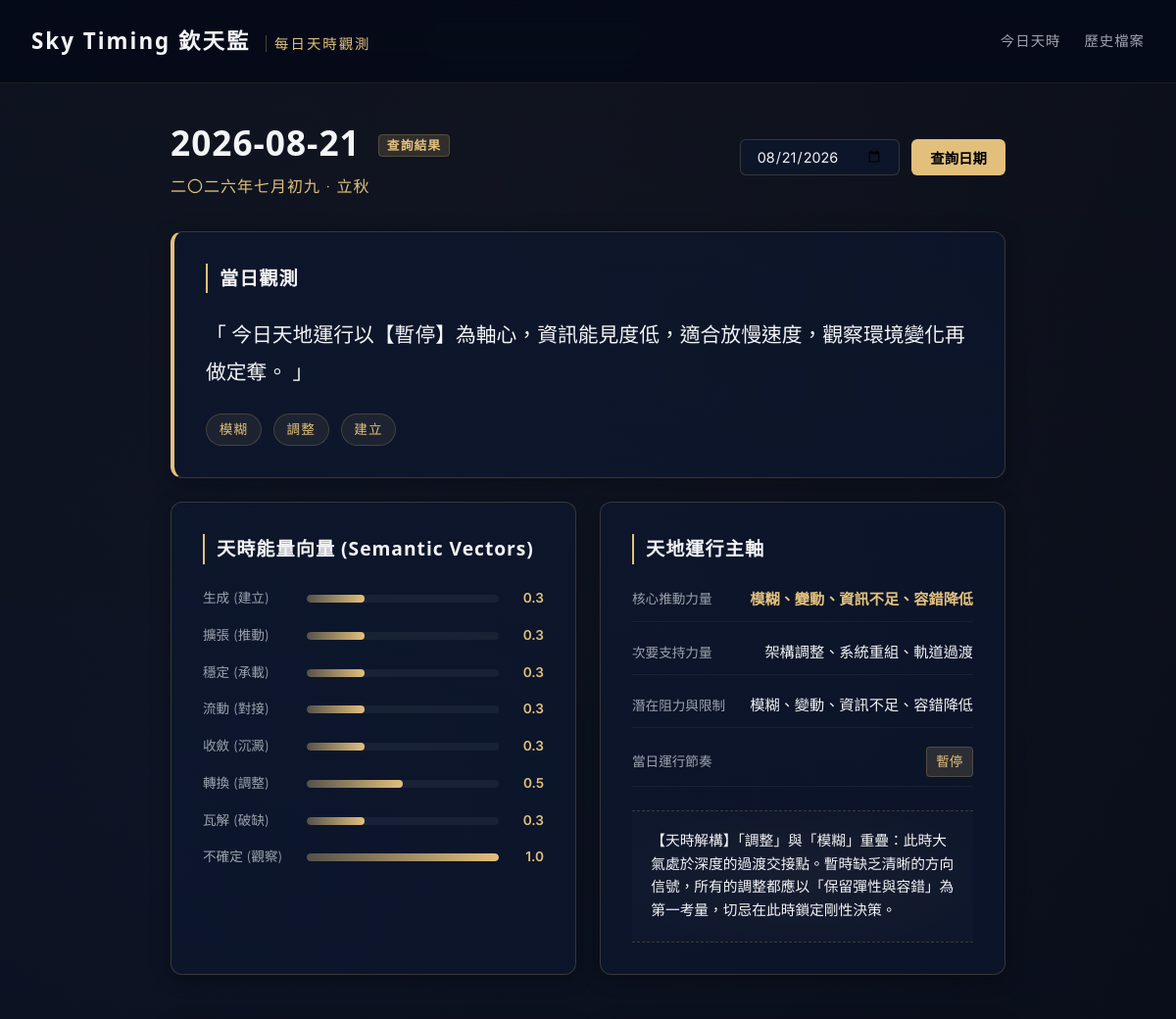
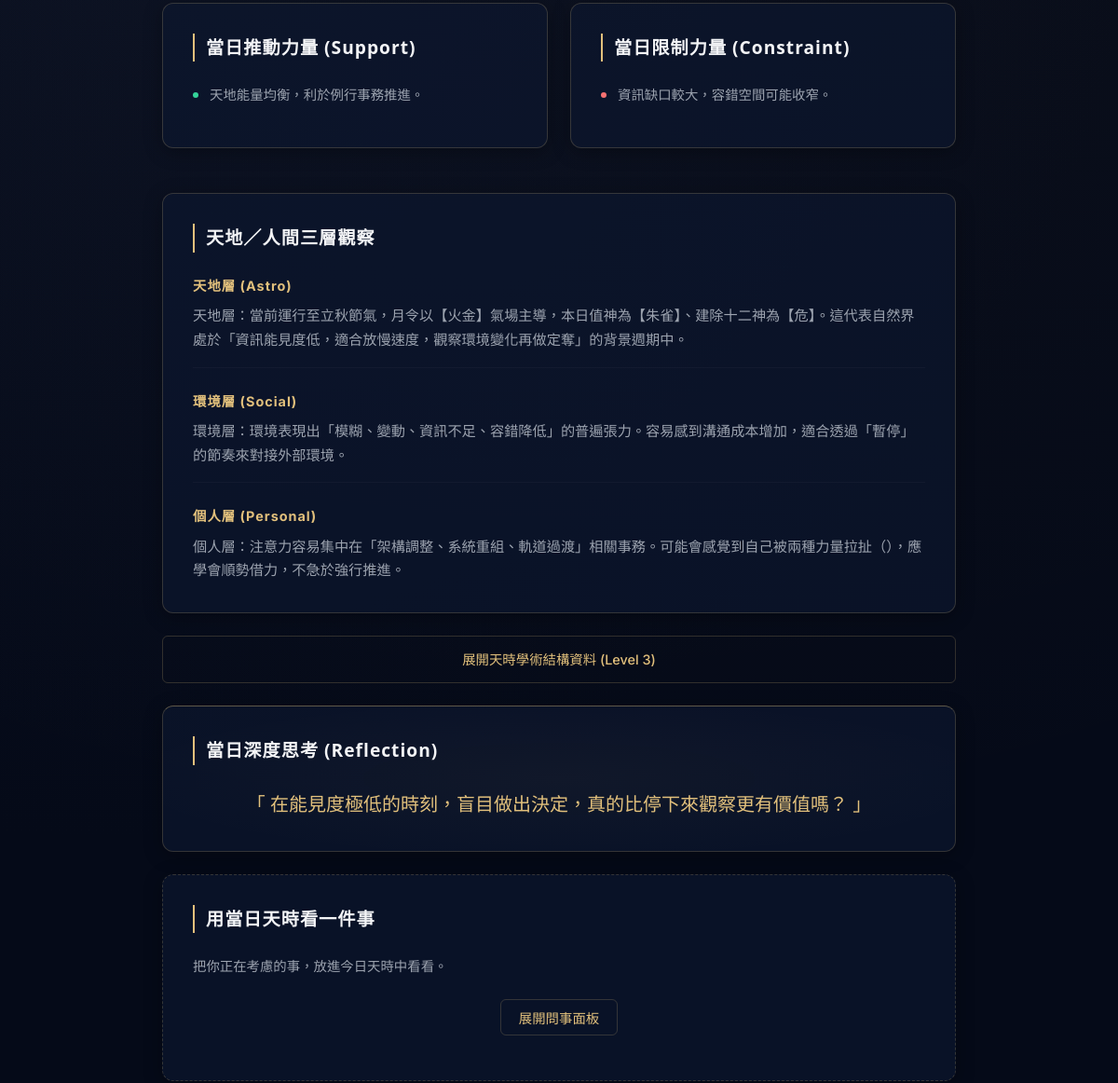
Before: /date/2026-08-21 (upper part) with the older database file (2 pictures, top to bottom).
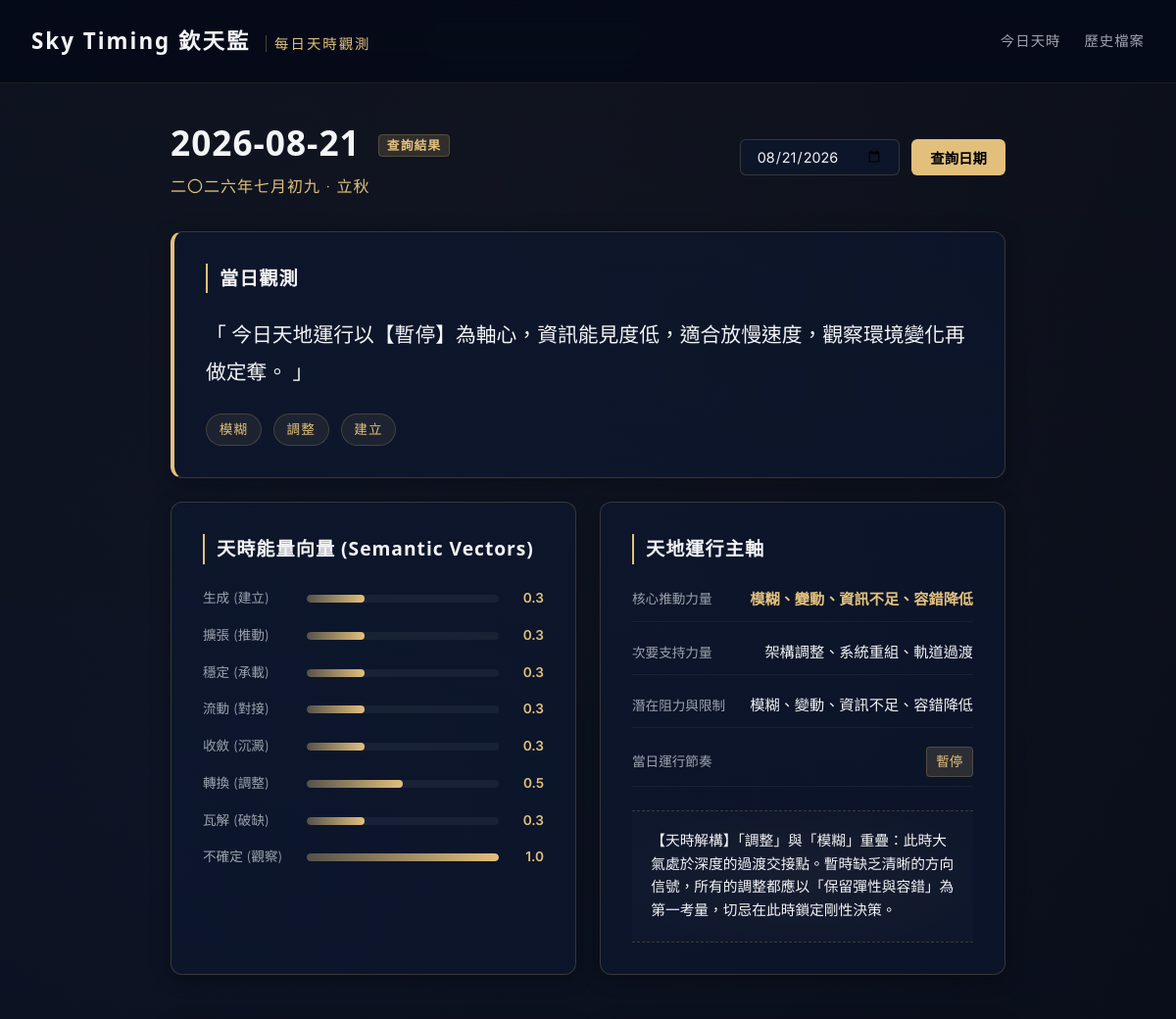
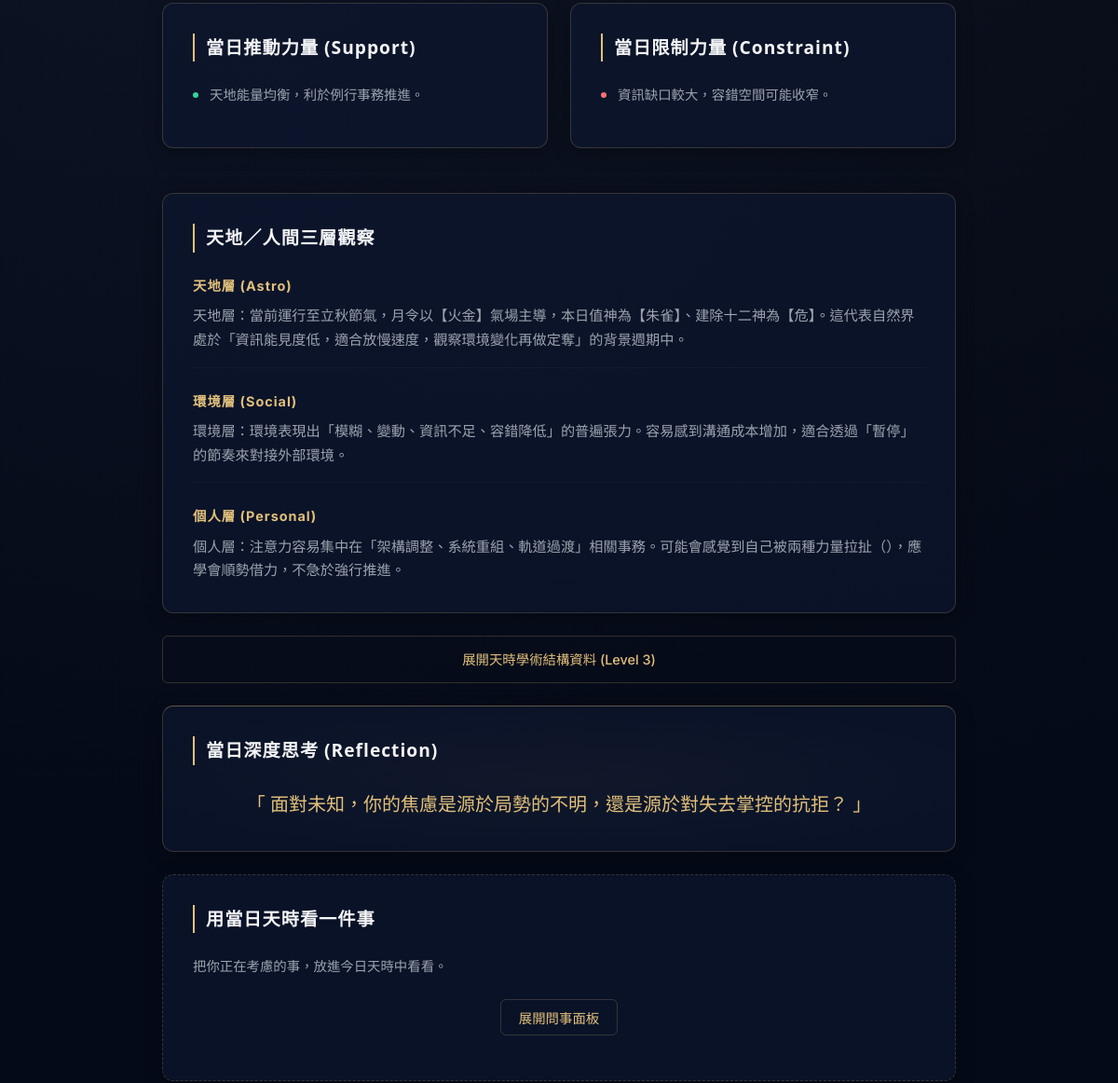
After: the same page with the newer database file (2 pictures, top to bottom).
### tables this page shows
CREATE TABLE daily_states (
            id INTEGER PRIMARY KEY AUTOINCREMENT,
            date TEXT NOT NULL,
            timezone TEXT NOT NULL,
            city TEXT NOT NULL,
            raw_timing_data TEXT NOT NULL,
            semantic_vectors TEXT NOT NULL,
            primary_force TEXT NOT NULL,
            secondary_force TEXT NOT NULL,
            constraint_force TEXT NOT NULL,
            daily_rhythm TEXT NOT NULL,
            daily_summary TEXT NOT NULL,
            reflection_question TEXT NOT NULL,
            created_at TEXT NOT NULL,
            UNIQUE(date, timezone, city)
        );

### app.py (the view)
@app.get("/date/{date_str}", response_class=HTMLResponse)
def read_date(request: Request, date_str: str):
    try:
        datetime.strptime(date_str, "%Y-%m-%d")
    except ValueError:
        raise HTTPException(status_code=400, detail="Invalid date format. Use YYYY-MM-DD.")
    state = get_or_create_state(date_str)
    return templates.TemplateResponse(request=request, name="date.html", context={"request": request, "state": state})

### templates/date.html (shortened to what this page needs)
<!DOCTYPE html>
<html lang="zh-TW">
<head>
    <link rel="stylesheet" href="/static/style.css">
</head>
<body>
    <header class="app-header">
        <div class="logo">Sky Timing 欽天監 <span>每日天時觀測</span></div>
        <nav class="app-nav">
            <a href="/">今日天時</a>
            <a href="/archive">歷史檔案</a>
        </nav>
    </header>
    <main class="container">
        <section class="date-selector-section">
            <div class="current-date-info">
                <h1>{{ state.date }} <span class="date-badge">查詢結果</span></h1>
                <p class="lunar-calendar-text">{{ state.raw_timing_data.lunar_date }} · {{ state.raw_timing_data.solar_term }}</p>
            </div>
            <div class="selector-controls">
                <input type="date" id="dateQuery" value="{{ state.date }}">
                <button onclick="queryDate()" class="btn-gold">查詢日期</button>
            </div>
        </section>
        <section class="card one-liner-card">
            <h2>當日觀測</h2>
            <p class="one-liner-text">「 {{ state.content.one_liner }} 」</p>
            <div class="keywords-row">
                {% for kw in state.content.keywords %}
                <span class="keyword-tag">{{ kw }}</span>
                {% endfor %}
            </div>
        </section>
        <section class="grid-2">
            <div class="card">
                <h2>天時能量向量 (Semantic Vectors)</h2>
                <div class="vector-chart">
                    {% for name, val in state.formatted_vectors.items() %}
                    <div class="vector-bar-row">
                        <span class="vector-label">{{ name }}</span>
                        <div class="bar-container">
                            <div class="bar-fill" style="width: {{ val * 100 }}%"></div>
                        </div>
                        <span class="vector-value">{{ val }}</span>
                    </div>
                    {% endfor %}
                </div>
            </div>
            <div class="card">
                <h2>天地運行主軸</h2>
                <div class="forces-info">
                    <div class="force-item">
                        <span class="force-title">核心推動力量</span>
                        <span class="force-val gold-text">{{ state.primary_force }}</span>
                    </div>
                    <div class="force-item">
                        <span class="force-title">次要支持力量</span>
                        <span class="force-val">{{ state.secondary_force }}</span>
                    </div>
                    <div class="force-item">
                        <span class="force-title">潛在阻力與限制</span>
                        <span class="force-val">{{ state.constraint_force }}</span>
                    </div>
                    <div class="force-item">
                        <span class="force-title">當日運行節奏</span>
                        <span class="force-val rhythm-badge">{{ state.daily_rhythm }}</span>
                    </div>
                </div>
                {% if state.content.synthesis %}
                <div class="synthesis-block">
                    <p class="synthesis-text">{{ state.content.synthesis }}</p>
                </div>
                {% endif %}
            </div>
        </section>
        <section class="grid-2">
            <div class="card support-card">
                <h2>當日推動力量 (Support)</h2>
                <ul class="clean-list">
                    {% for p in state.content.support_points %}
                    <li><span class="dot-green"></span> {{ p }}</li>
                    {% endfor %}
                </ul>
            </div>
            <div class="card constraint-card">
                <h2>當日限制力量 (Constraint)</h2>
                <ul class="clean-list">
                    {% for p in state.content.risk_points %}
                    <li><span class="dot-red"></span> {{ p }}</li>
                    {% endfor %}
                </ul>
            </div>
        </section>
        <section class="card">
            <h2>天地／人間三層觀察</h2>
            <div class="observation-tiers">
                <div class="tier-block">
                    <h3>天地層 (Astro)</h3>
                    <p>{{ state.content.tian_obs }}</p>
                </div>
                <div class="tier-block">
                    <h3>環境層 (Social)</h3>
                    <p>{{ state.content.group_obs }}</p>
                </div>
                <div class="tier-block">
                    <h3>個人層 (Personal)</h3>
                    <p>{{ state.content.person_obs }}</p>
                </div>
            </div>
        </section>
        <details class="astro-details-fold">
            <summary class="btn-outline fold-summary">展開天時學術結構資料 (Level 3)</summary>
        </details>
        <section class="card question-card">
            <h2>當日深度思考 (Reflection)</h2>
            <p class="question-text">「 {{ state.reflection_question }} 」</p>
        </section>
        <section class="card ask-section">
            <h2>用當日天時看一件事</h2>
            <p class="section-desc">把你正在考慮的事，放進今日天時中看看。</p>
            <div class="ask-trigger-container">
                <button onclick="toggleAskForm()" class="btn-outline">展開問事面板</button>
            </div>
        </section>
    </main>
</body>
</html>

Changed rows visible on the page:
removed daily_states: date "2026-08-21", date "08/21/2026", primary_force "模糊、變動、資訊不足、容錯降低", secondary_force "架構調整、系統重組、軌道過渡", constraint_force "模糊、變動、資訊不足、容錯降低", daily_rhythm "暫停", reflection_question "在能見度極低的時刻，盲目做出決定，真的比停下來觀察更有價值嗎？"
added daily_states: date "2026-08-21", date "08/21/2026", primary_force "模糊、變動、資訊不足、容錯降低", secondary_force "架構調整、系統重組、軌道過渡", constraint_force "模糊、變動、資訊不足、容錯降低", daily_rhythm "暫停", reflection_question "面對未知，你的焦慮是源於局勢的不明，還是源於對失去掌控的抗拒？"
